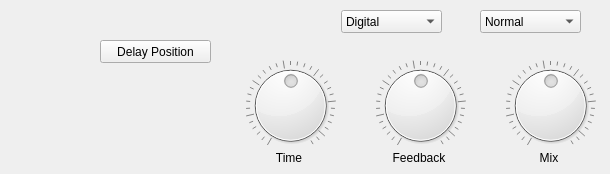
    <widget class="QWidget" name="Delay">
     <attribute name="title">
      <string>Delay</string>
     </attribute>
     <widget class="QComboBox" name="delayTypecomboBox">
      <property name="geometry">
       <rect>
        <x>341</x>
        <y>10</y>
        <width>101</width>
        <height>23</height>
       </rect>
      </property>
      <property name="currentText">
       <string>Digital</string>
      </property>
      <property name="currentIndex">
       <number>0</number>
      </property>
      <property name="maxVisibleItems">
       <number>6</number>
      </property>
      <property name="minimumContentsLength">
       <number>1</number>
      </property>
      <item>
       <property name="text">
        <string>Digital</string>
       </property>
      </item>
      <item>
       <property name="text">
        <string>Tape</string>
       </property>
      </item>
     </widget>
     <widget class="QPushButton" name="delayPositionButton">
      <property name="geometry">
       <rect>
        <x>100</x>
        <y>40</y>
        <width>111</width>
        <height>23</height>
       </rect>
      </property>
      <property name="text">
       <string>Delay Position</string>
      </property>
     </widget>
     <widget class="QComboBox" name="delayModecomboBox">
      <property name="geometry">
       <rect>
        <x>480</x>
        <y>10</y>
        <width>101</width>
        <height>23</height>
       </rect>
      </property>
      <item>
       <property name="text">
        <string>Normal</string>
       </property>
      </item>
      <item>
       <property name="text">
        <string>Ping Pong</string>
       </property>
      </item>
     </widget>
     <widget class="QDial" name="delayFeedbackDial">
      <property name="geometry">
       <rect>
        <x>370</x>
        <y>60</y>
        <width>101</width>
        <height>91</height>
       </rect>
      </property>
      <property name="whatsThis">
       <string>Gain</string>
      </property>
      <property name="maximum">
       <number>127</number>
      </property>
      <property name="value">
       <number>64</number>
      </property>
      <property name="notchesVisible">
       <bool>true</bool>
      </property>
     </widget>
     <widget class="QLabel" name="label_30">
      <property name="geometry">
       <rect>
        <x>520</x>
        <y>150</y>
        <width>58</width>
        <height>15</height>
       </rect>
      </property>
      <property name="text">
       <string>Mix</string>
      </property>
      <property name="alignment">
       <set>Qt::AlignCenter</set>
      </property>
     </widget>
     <widget class="QLabel" name="label_31">
      <property name="geometry">
       <rect>
        <x>390</x>
        <y>150</y>
        <width>58</width>
        <height>15</height>
       </rect>
      </property>
      <property name="text">
       <string>Feedback</string>
      </property>
      <property name="alignment">
       <set>Qt::AlignCenter</set>
      </property>
     </widget>
     <widget class="QLabel" name="label_32">
      <property name="geometry">
       <rect>
        <x>260</x>
        <y>150</y>
        <width>58</width>
        <height>15</height>
       </rect>
      </property>
      <property name="text">
       <string>Time</string>
      </property>
      <property name="alignment">
       <set>Qt::AlignCenter</set>
      </property>
     </widget>
     <widget class="QDial" name="delayMixDial">
      <property name="geometry">
       <rect>
        <x>500</x>
        <y>60</y>
        <width>101</width>
        <height>91</height>
       </rect>
      </property>
      <property name="whatsThis">
       <string>Gain</string>
      </property>
      <property name="maximum">
       <number>127</number>
      </property>
      <property name="value">
       <number>64</number>
      </property>
      <property name="notchesVisible">
       <bool>true</bool>
      </property>
     </widget>
     <widget class="QDial" name="delayTimeDial">
      <property name="geometry">
       <rect>
        <x>240</x>
        <y>60</y>
        <width>101</width>
        <height>91</height>
       </rect>
      </property>
      <property name="whatsThis">
       <string>Gain</string>
      </property>
      <property name="maximum">
       <number>127</number>
      </property>
      <property name="value">
       <number>64</number>
      </property>
      <property name="notchesVisible">
       <bool>true</bool>
      </property>
     </widget>
    </widget>
